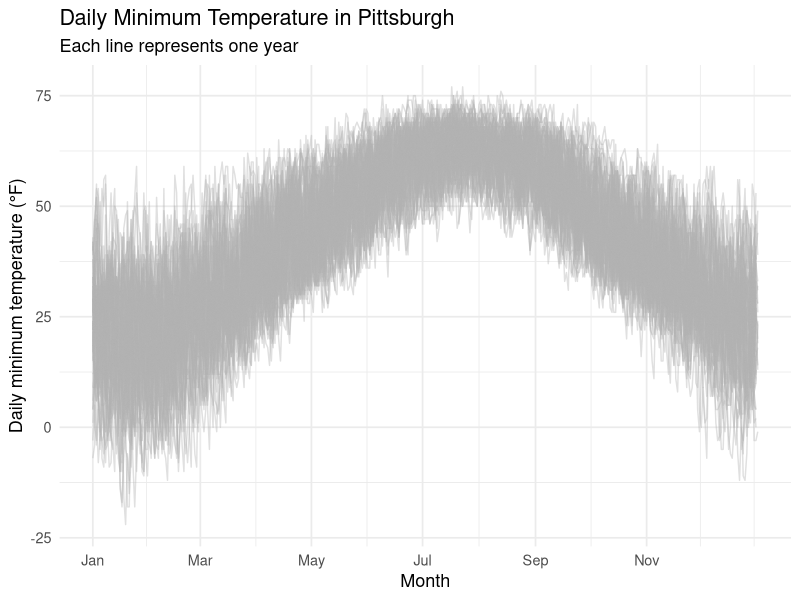
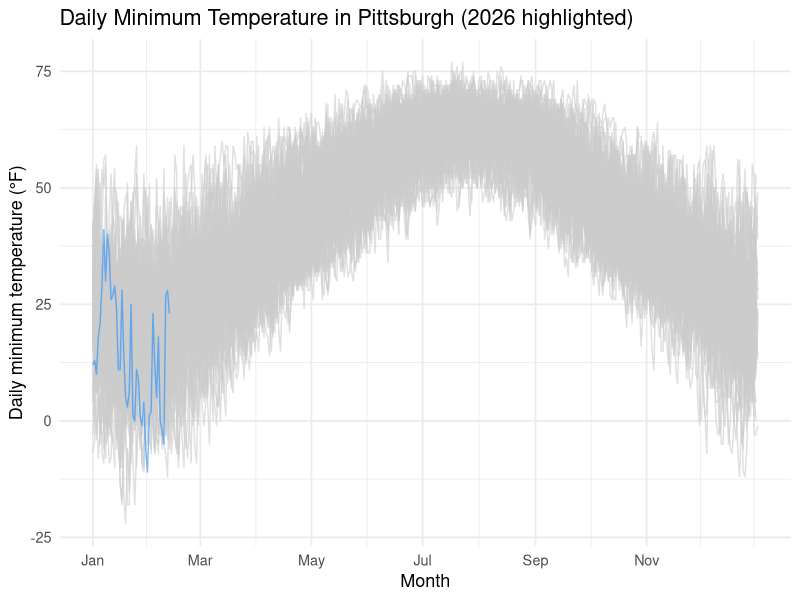
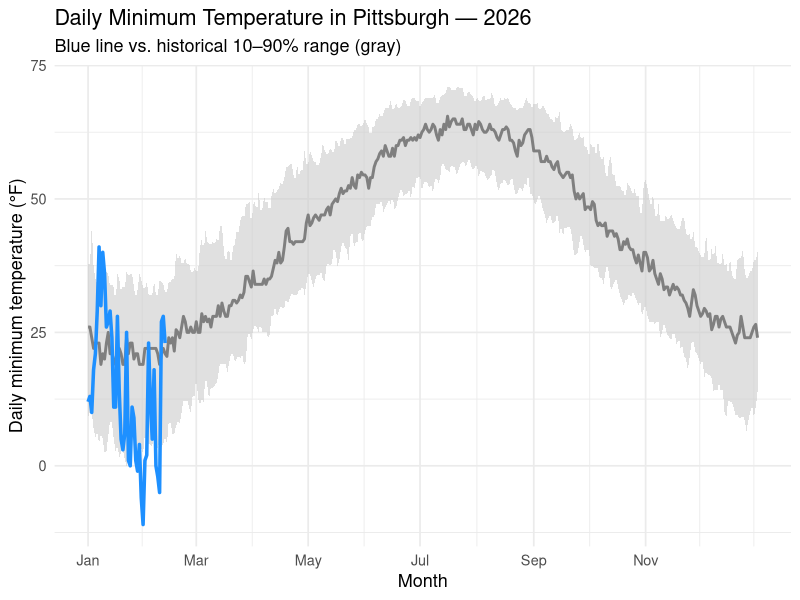
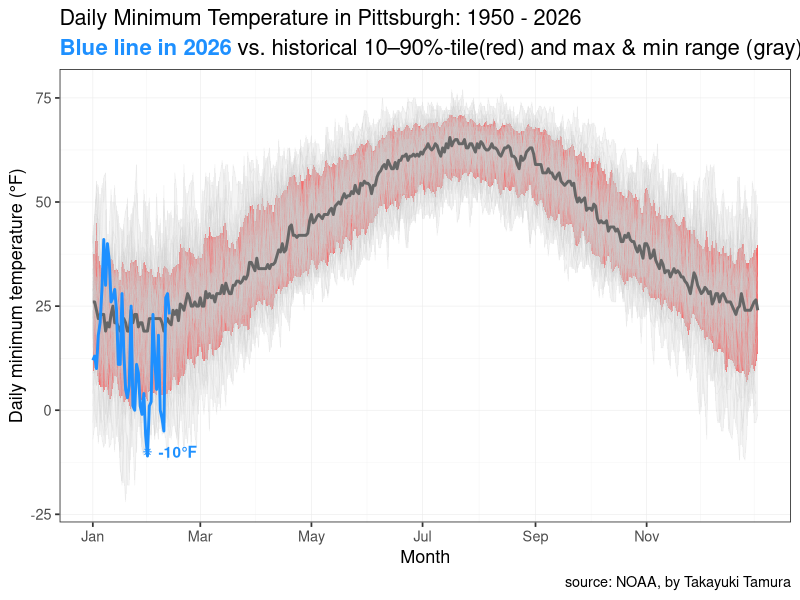
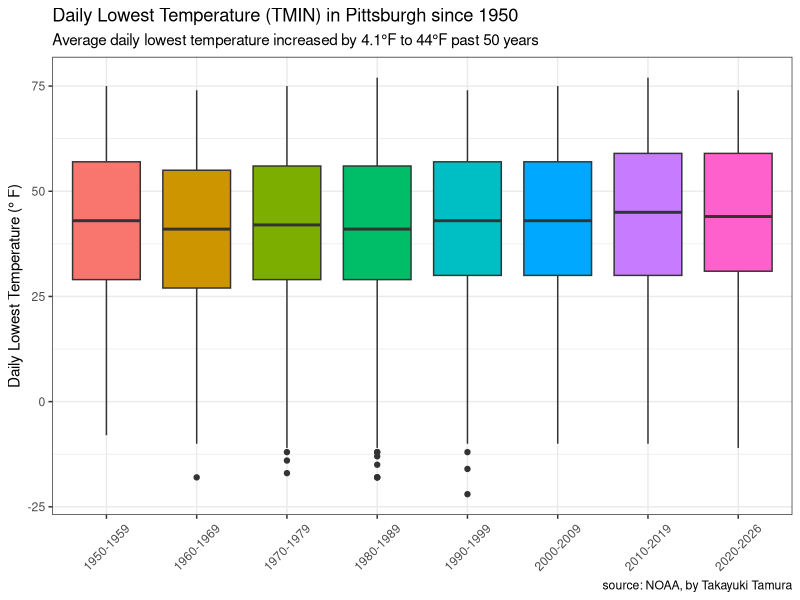
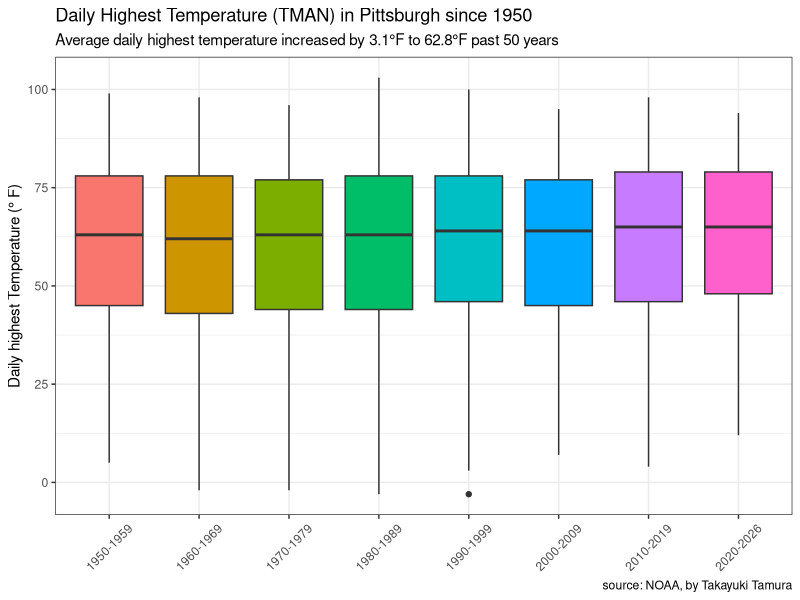

These charts were generated, in order, by the following R code:
library(tidyverse)
library(lubridate)
library(glue)
library(ggtext)

setwd("/Users/takayukitamura/Documents/R_Computing/pittsburgh_climate_r")

# -----------------------------
# 1) Read data
# -----------------------------

# pit <- read_csv("pit.csv")
# # 
# updates <- read_csv("/Users/takayukitamura/Desktop/4216292.csv") %>%
#   filter(DATE >= "2026-01-26")
# # 
# pit <- rbind(pit, updates)
# # 
# write_csv(pit, "pit.csv")

pittsburgh <- read_csv("pit.csv") %>% 
  rename_all(tolower)

highlight_year <- 2026

tmin_ds <- pittsburgh %>% 
  mutate(date = ymd(date)) %>%
  select(date, tmin) %>%
  drop_na(date, tmin) %>% 
  mutate(
    year = year(date),
    doy = yday(date)
  ) %>% 
  filter(!(month(date) == 2 & day(date) == 29))

# Plot: all years (thin gray lines)
tmin_ds %>%
  ggplot(aes(x = doy, y = tmin, group = year)) +
  geom_line(color = "gray70", alpha = 0.4) +
  scale_x_continuous(
    breaks = yday(ymd(paste0("2001-", c("01-01","03-01","05-01","07-01","09-01","11-01")))),
    labels = c("Jan","Mar","May","Jul","Sep","Nov")
  ) +
  labs(
    x = "Month",
    y = "Daily minimum temperature (°F)",
    title = "Daily Minimum Temperature in Pittsburgh",
    subtitle = "Each line represents one year"
  ) +
  theme_minimal(base_size = 13)

# highlight a specific year(2026)
tmin_ds %>%
  mutate(is_highlight = year == highlight_year) %>%
  ggplot(aes(x = doy, y = tmin, group = year, color = is_highlight)) +
  geom_line(alpha = 0.6) +
  scale_color_manual(values = c("TRUE" = "dodgerblue", "FALSE" = "gray80")) +
  scale_x_continuous(
    breaks = yday(ymd(paste0("2001-", c("01-01","03-01","05-01","07-01","09-01","11-01")))),
    labels = c("Jan","Mar","May","Jul","Sep","Nov")
  ) +
  labs(
    x = "Month",
    y = "Daily minimum temperature (°F)",
    title = glue::glue("Daily Minimum Temperature in Pittsburgh ({highlight_year} highlighted)")
  ) +
  theme_minimal(base_size = 13) +
  theme(legend.position = "none")

# Plot with histrical band + a specific year (2026)
tmin_band <- tmin_ds %>%
  group_by(doy) %>%
  summarise(
    p10 = quantile(tmin, 0.10),
    p50 = quantile(tmin, 0.50),
    p90 = quantile(tmin, 0.90),
    .groups = "drop"
  )

tmin_ds %>%
  filter(year == highlight_year) %>%
  ggplot() +
  geom_ribbon(
    data = tmin_band,
    aes(x = doy, ymin = p10, ymax = p90),
    fill = "gray80",
    alpha = 0.6
  ) +
  geom_line(
    data = tmin_band,
    aes(x = doy, y = p50),
    color = "gray50",
    linewidth = 1
  ) +
  geom_line(
    aes(x = doy, y = tmin),
    color = "dodgerblue",
    linewidth = 1.2
  ) +
  scale_x_continuous(
    breaks = yday(ymd(paste0("2001-", c("01-01","03-01","05-01","07-01","09-01","11-01")))),
    labels = c("Jan","Mar","May","Jul","Sep","Nov")
  ) +
  labs(
    x = "Month",
    y = "Daily minimum temperature (°F)",
    title = glue::glue("Daily Minimum Temperature in Pittsburgh — {highlight_year}"),
    subtitle = "Blue line vs. historical 10–90% range (gray)"
  ) +
  theme_minimal(base_size = 13)

# prep data
tmin_ds <- pittsburgh %>% 
  mutate(date = ymd(date)) %>%
  select(date, tmin) %>%
  drop_na(date, tmin) %>% 
  mutate(
    year = year(date),
    doy = yday(date)
  ) %>% 
  filter(!(month(date) == 2 & day(date) == 29))

# historical band by day-of-year
tmin_band <- tmin_ds %>% 
  group_by(doy) %>% 
  summarise(
    p10 = quantile(tmin, 0.10, na.rm = T),
    p50 = quantile(tmin, 0.50, na.rm = T),
    p90 = quantile(tmin, 0.90, na.rm = T),
    min = min(tmin, na.rm = T),
    max = max(tmin, na.rm = T),
    .groups = "drop"
  )

# standard deviation
tmin_st <- tmin_ds %>% 
  group_by(doy) %>% 
  summarise(
    tmin_mean = mean(tmin, na.rm = T),
    tmin_median = median(tmin, na.rm = T),
    tmin_sd = sd(tmin, na.rm = T),
    "mean+sd" = tmin_mean + tmin_sd,
    "mean+2sd" = tmin_mean + 2*tmin_sd,
    "mean-sd" = tmin_mean - tmin_sd,
    "mean-2*sd" = tmin_mean - 2*tmin_sd,
    .groups = "drop"
  )

# plot
tmin_ds %>%
  # filter(year == highlight_year) %>%
  ggplot() +
  geom_ribbon(
    data = tmin_band,
    aes(x = doy, ymin = min, ymax = max),
    fill = "gray90",
    alpha = 0.4
  ) +
  geom_ribbon(
    data = tmin_band,
    aes(x = doy, ymin = p10, ymax = p90),
    fill = "red",
    alpha = 0.6
  ) +
  geom_line(
    data = tmin_ds,
    aes(x = doy, y = tmin, group = year),
    color = "gray80",
    linewidth = 0.25,
    alpha = 0.25
  ) +
  geom_line(
    data = tmin_band,
    aes(x = doy, y = p50),
    color = "gray40",
    linewidth = 1
  ) +
  geom_line(
    data = tmin_ds %>% filter(year == highlight_year),
    aes(x = doy, y = tmin),
    color = "dodgerblue",
    linewidth = 1.0
  ) +
  annotate(geom = "point",
           x = 31, y = -10,
           shape = 8,
           color = "dodgerblue") +
  annotate(geom = "text",
           x = 37, y = -10,
           label = "-10\u00B0F",
           color = "dodgerblue",
           fontface = "bold",
           hjust = 0) +
  scale_x_continuous(
    breaks = yday(ymd(paste0("2001-", c("01-01","03-01","05-01","07-01","09-01","11-01")))),
    labels = c("Jan","Mar","May","Jul","Sep","Nov")
  ) +
  labs(
    x = "Month",
    y = "Daily minimum temperature (°F)",
    title = glue::glue("Daily Minimum Temperature in Pittsburgh: 1950 - {highlight_year}"),
    subtitle = "**<span style='color:dodgerblue'>Blue line in 2026**</span> vs. historical 10–90%-tile(red) and max & min range (gray)",
    caption = "source: NOAA, by Takayuki Tamura"
  ) +
  theme_bw(base_size = 13) +
  theme(
    plot.subtitle = element_markdown(size = 16),
    panel.grid.major = element_line(linewidth = 0.2),
    panel.grid.minor = element_line(linewidth = 0.1)
  )


tmin_ds$period <- cut(tmin_ds$year,
                      breaks = c(1949, 1959, 1969, 1979, 1989, 1999, 2009, 2019, 2027),
                      labels = c("1950-1959", "1960-1969", "1970-1979", "1980-1989", "1990-1999", "2000-2009", "2010-2019", "2020-2026"))

tmin_ds %>% 
  group_by(period) %>% 
  mutate(mean_tmin = mean(tmin, na_rm = T)) %>% 
  slice_head(n = 1)

tmin_ds %>% 
  drop_na(period) %>%
  ggplot(aes(x = period, y = tmin, fill = period)) +
  geom_boxplot(show.legend = F) +
  labs(x = NULL,
       y = 'Daily Lowest Temperature (\u00B0 F)',
       title = "Daily Lowest Temperature (TMIN) in Pittsburgh since 1950",
       subtitle = "Average daily lowest temperature increased by 4.1\u00B0F to 44\u00B0F past 50 years",
       caption = "source: NOAA, by Takayuki Tamura") +
  theme_bw() +
  theme(
    axis.text.x = element_text(angle = 45, vjust = 0.5)
  )

tmax_ds <- pittsburgh %>% 
  mutate(date = ymd(date)) %>%
  select(date, tmax) %>%
  drop_na(date, tmax) %>% 
  mutate(
    year = year(date),
    doy = yday(date)
  ) %>% 
  filter(!(month(date) == 2 & day(date) == 29))

tmax_ds$period <- cut(tmax_ds$year,
                      breaks = c(1949, 1959, 1969, 1979, 1989, 1999, 2009, 2019, 2027),
                      labels = c("1950-1959", "1960-1969", "1970-1979", "1980-1989", "1990-1999", "2000-2009", "2010-2019", "2020-2026"))
tmax_ds %>% 
  group_by(period) %>% 
  mutate(mean_tmax = mean(tmax, na_rm = T)) %>% 
  slice_head(n = 1)
  
tmax_ds %>% 
  drop_na(period) %>%
  ggplot(aes(x = period, y = tmax, fill = period)) +
  geom_boxplot(show.legend = F) +
  labs(x = NULL,
       y = 'Daily highest Temperature (\u00B0 F)',
       title = "Daily Highest Temperature (TMAN) in Pittsburgh since 1950",
       subtitle = "Average daily highest temperature increased by 3.1\u00B0F to 62.8\u00B0F past 50 years",
       caption = "source: NOAA, by Takayuki Tamura") +
  theme_bw() +
  theme(
    axis.text.x = element_text(angle = 45, vjust = 0.5)
  )
